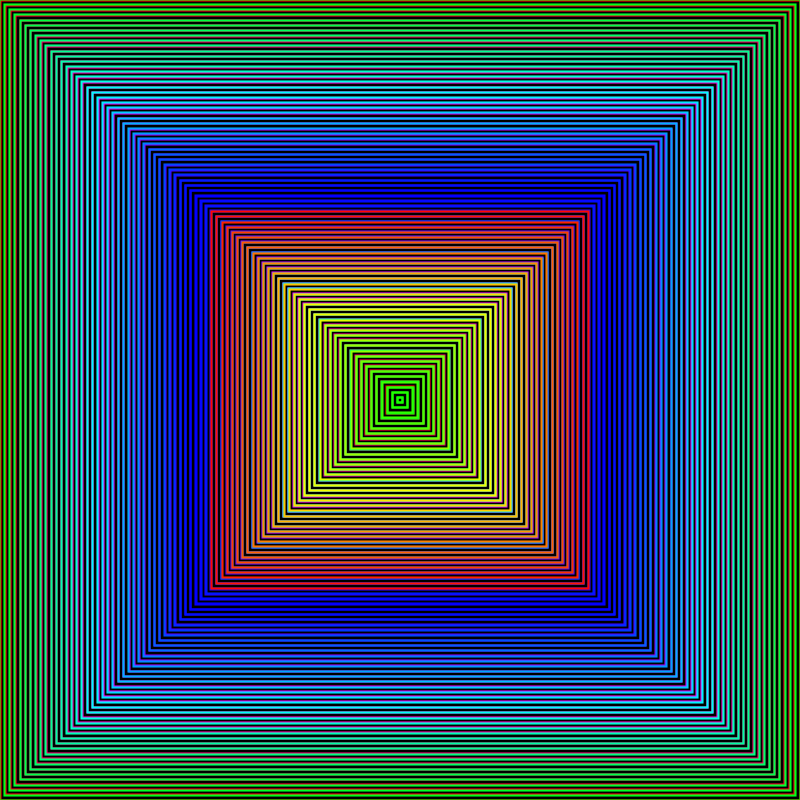
Frame 1 (no input)
Frame 60 (the mouse pressed at the canvas centre just before this capture): identical to frame 1, image omitted
Frame 120 (the mouse held since frame 60 and released just before this capture): identical to frame 1, image omitted

The Processing sketch that drew this single still picture (run headless with seeded random() and noise(); from frame 60 on, the mouse is pressed at the canvas centre):

// Processing sketch: decIncSq
// ── decIncSq.pde
float weight = 5.0;
float space = 2.5;
float amt = 10;
int diff = 1;

void setup() {
  size(800, 800);
  colorMode(HSB);
  rectMode(CENTER);
}

void draw() {
  weight = 2.1;
  space = 5.16;
  amt = 229;
  diff = 22;
  background(0);
  noFill();
  translate(width/2, height/2);
  for (int i = 0; i < amt; i++) {
    if (i % 2 == 0) {
      strokeWeight(weight);
      stroke(255-i*(255/amt), 255, 255);
      rect(0, 0, width-space*i, height-space*i);
    } else {
      strokeWeight(weight);
      stroke(255-i*(255/amt), 255, 255);
      rect(0, 0,space*i+diff, space*i+diff);
    }
  }
}
